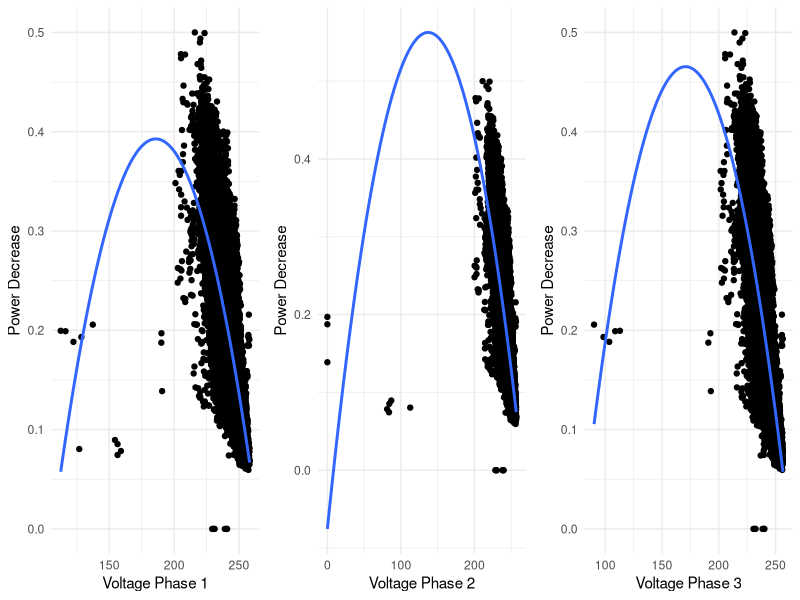

Recreate this plot in R.
# Load the required packages
library(ggplot2)
library(readxl)
library(gridExtra)
library(lme4)

# Read the data from the Excel file
data <- read_excel("Dataset.xlsx")

# Combine the extracted data into a single data frame
df <- data.frame(
  voltage_phase_1 = data[[3]],
  voltage_phase_2 = data[[4]],
  voltage_phase_3 = data[[5]],
  multiphase_voltage_1_2 = data[[9]],
  multiphase_voltage_2_3 = data[[10]],
  multiphase_voltage_3_1 = data[[11]],
  current_phase_1 = data[[6]],
  current_phase_2 = data[[7]],
  current_phase_3 = data[[8]],
  active_power_phase_1 = data[[12]],
  active_power_phase_2 = data[[13]],
  active_power_phase_3 = data[[14]],
  subject = data[[15]]  # Assuming 'subject' variable is in column 15
)

# Create a new variable for power decrease based on voltage increase
df$power_decrease <- df$current_phase_1 * df$voltage_phase_1 + df$current_phase_2 * df$voltage_phase_2 + df$current_phase_3 * df$voltage_phase_3

# Rescale the power decrease variable to have a maximum of 0.5
df$power_decrease <- df$power_decrease / max(df$power_decrease) * 0.5

# Fit the linear mixed-effects model for each phase
hglm_phase_1 <- lmer(power_decrease ~ voltage_phase_1 + I(voltage_phase_1^2) + (1 | subject), data = df)
hglm_phase_2 <- lmer(power_decrease ~ voltage_phase_2 + I(voltage_phase_2^2) + (1 | subject), data = df)
hglm_phase_3 <- lmer(power_decrease ~ voltage_phase_3 + I(voltage_phase_3^2) + (1 | subject), data = df)

# Obtain the summary of the models and print the goodness of fit measures for each phase
print("Goodness of Fit Measures for Phase 1:")
print(summary(hglm_phase_1)$AIC)
print(summary(hglm_phase_1)$BIC)

print("Goodness of Fit Measures for Phase 2:")
print(summary(hglm_phase_2)$AIC)
print(summary(hglm_phase_2)$BIC)

print("Goodness of Fit Measures for Phase 3:")
print(summary(hglm_phase_3)$AIC)
print(summary(hglm_phase_3)$BIC)

# Plot the relationship between voltage and power decrease for each phase
plot_phase_1 <- ggplot(df, aes(x = voltage_phase_1, y = power_decrease)) +
  geom_point() +
  geom_smooth(method = "auto", formula = y ~ x + I(x^2), se = FALSE) +
  labs(x = "Voltage Phase 1", y = "Power Decrease") +
  theme_minimal()

plot_phase_2 <- ggplot(df, aes(x = voltage_phase_2, y = power_decrease)) +
  geom_point() +
  geom_smooth(method = "auto", formula = y ~ x + I(x^2), se = FALSE) +
  labs(x = "Voltage Phase 2", y = "Power Decrease") +
  theme_minimal()

plot_phase_3 <- ggplot(df, aes(x = voltage_phase_3, y = power_decrease)) +
  geom_point() +
  geom_smooth(method = "auto", formula = y ~ x + I(x^2), se = FALSE) +
  labs(x = "Voltage Phase 3", y = "Power Decrease") +
  theme_minimal()

# Show the plots side by side
print(grid.arrange(plot_phase_1, plot_phase_2, plot_phase_3, ncol = 3))